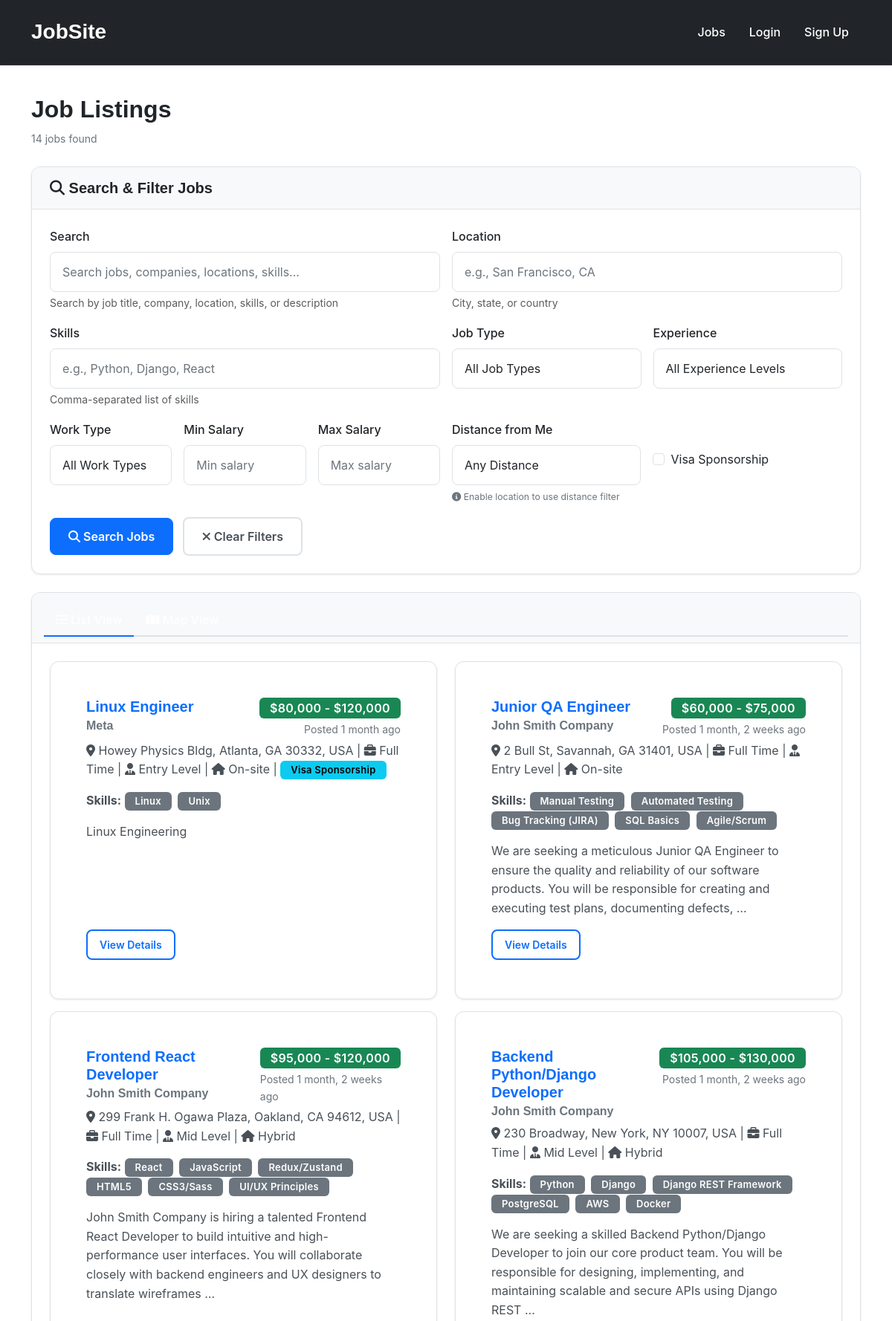
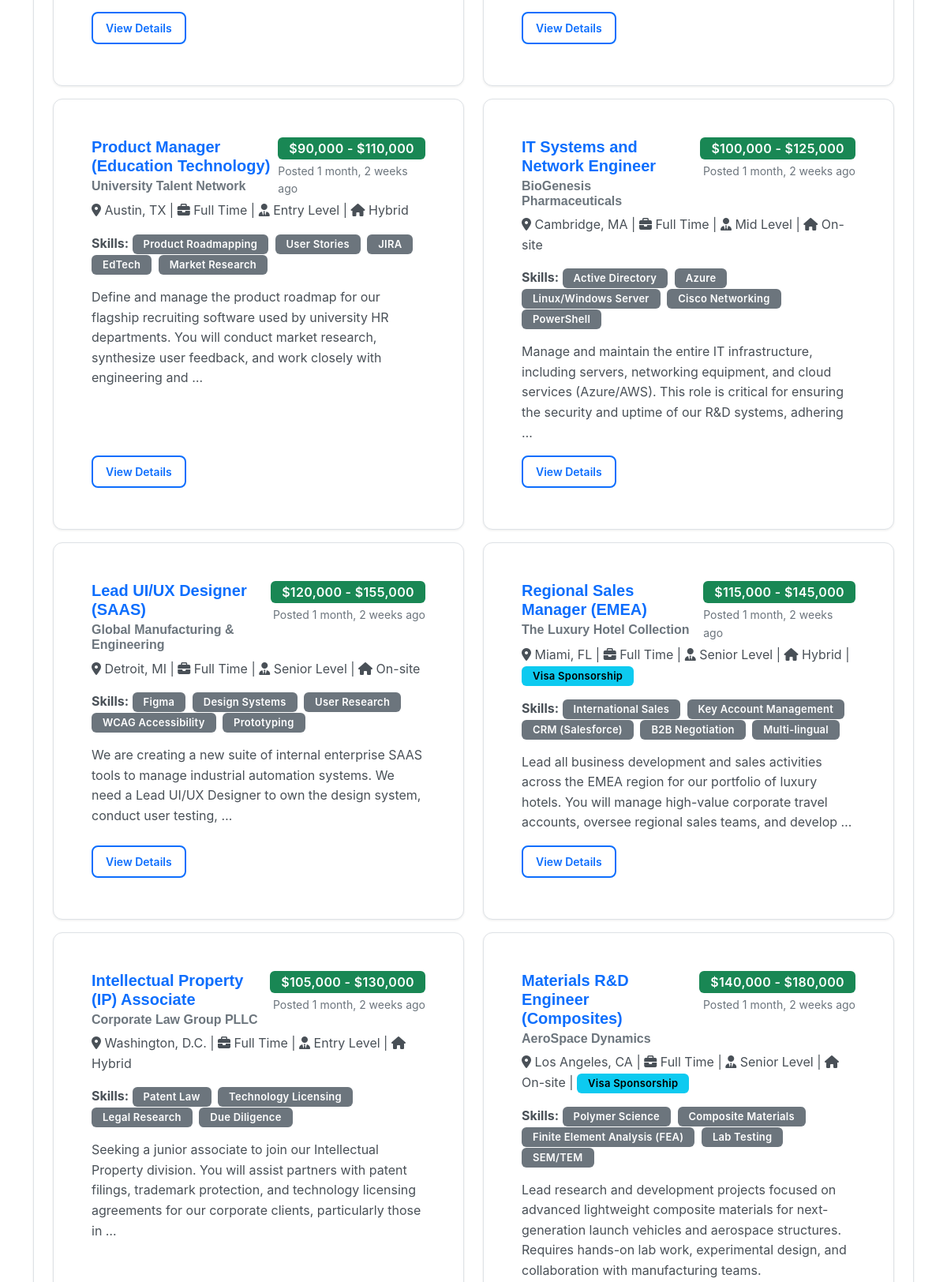
Screenshot of /jobs/ (upper part) with the database file from the repository (2 pictures, top to bottom).
### jobs/models.py (models this page shows, shortened)
class Job(models.Model):
    JOB_TYPES = [
        ('full-time', 'Full Time'),
        ('part-time', 'Part Time'),
        ('contract', 'Contract'),
        ('internship', 'Internship'),
        ('freelance', 'Freelance'),
    ]
    EXPERIENCE_LEVELS = [
        ('entry', 'Entry Level'),
        ('mid', 'Mid Level'),
        ('senior', 'Senior Level'),
        ('executive', 'Executive'),
    ]
    WORK_TYPES = [
        ('remote', 'Remote'),
        ('onsite', 'On-site'),
        ('hybrid', 'Hybrid'),
    ]
    title = models.CharField(max_length=200)
    company = models.CharField(max_length=200)
    location = models.CharField(max_length=200)
    latitude = models.DecimalField(max_digits=10, decimal_places=8, null=True, blank=True,
                                 help_text="Latitude coordinate for map display")
    longitude = models.DecimalField(max_digits=11, decimal_places=8, null=True, blank=True,
                                  help_text="Longitude coordinate for map display")
    job_type = models.CharField(max_length=20, choices=JOB_TYPES, default='full-time')
    experience_level = models.CharField(max_length=20, choices=EXPERIENCE_LEVELS, default='entry')
    work_type = models.CharField(max_length=20, choices=WORK_TYPES, default='onsite')
    skills = models.TextField(blank=True, help_text="Comma-separated list of required skills")
    salary_min = models.DecimalField(max_digits=10, decimal_places=2, null=True, blank=True)
    salary_max = models.DecimalField(max_digits=10, decimal_places=2, null=True, blank=True)
    visa_sponsorship = models.BooleanField(default=False, help_text="Does this position offer visa sponsorship?")
    description = models.TextField()
    requirements = models.TextField()
    benefits = models.TextField(blank=True)
    posted_by = models.ForeignKey(User, on_delete=models.CASCADE, related_name='posted_jobs')
    created_at = models.DateTimeField(default=timezone.now)
    updated_at = models.DateTimeField(auto_now=True)
    is_active = models.BooleanField(default=True)
    application_deadline = models.DateField(null=True, blank=True)
    class Meta:
        ordering = ['-created_at']
    @property
    def salary_range(self):
        if self.salary_min and self.salary_max:
            return f"${self.salary_min:,.0f} - ${self.salary_max:,.0f}"
        elif self.salary_min:
            return f"${self.salary_min:,.0f}+"
        elif self.salary_max:
            return f"Up to ${self.salary_max:,.0f}"
        else:
            return "Salary not specified"
    @property
    def skills_list(self):
        if self.skills:
            return [skill.strip() for skill in self.skills.split(',') if skill.strip()]
        return []
    @property
    def has_coordinates(self):
        return self.latitude is not None and self.longitude is not None

### jobs/views.py (the view, shortened to what this page needs)
# urls.py: path('', views.job_list, name='jobs.list'),
def job_list(request):
    search_form = JobSearchForm(request.GET)
    recommended = request.GET.get("recommended") == "true"
    user_lat = None
    user_lon = None
    if search_form.is_valid():
        user_lat = search_form.cleaned_data.get('user_latitude')
        user_lon = search_form.cleaned_data.get('user_longitude')
    if recommended:
        user_location = None
        if user_lat and user_lon:
            user_location = {'lat': user_lat, 'lng': user_lon}
        jobs = get_recommended_jobs(request, user_location)
    else:
        jobs = Job.objects.filter(is_active=True)
    if search_form.is_valid():
        search_query = search_form.cleaned_data.get('search')
        location = search_form.cleaned_data.get('location')
        if location:
            jobs = jobs.filter(location__icontains=location)
        skills = search_form.cleaned_data.get('skills')
        job_type = search_form.cleaned_data.get('job_type')
        if job_type:
            jobs = jobs.filter(job_type=job_type)
        experience_level = search_form.cleaned_data.get('experience_level')
        if experience_level:
            jobs = jobs.filter(experience_level=experience_level)
        work_type = search_form.cleaned_data.get('work_type')
        if work_type:
            jobs = jobs.filter(work_type=work_type)
        salary_min = search_form.cleaned_data.get('salary_min')
        salary_max = search_form.cleaned_data.get('salary_max')
        if salary_min:
            jobs = jobs.filter(
                models.Q(salary_min__gte=salary_min) |
                models.Q(salary_max__gte=salary_min) |
                models.Q(salary_min__isnull=True, salary_max__gte=salary_min)
            )
        if salary_max:
            jobs = jobs.filter(
                models.Q(salary_max__lte=salary_max) |
                models.Q(salary_min__lte=salary_max) |
                models.Q(salary_max__isnull=True, salary_min__lte=salary_max)
            )
        visa_sponsorship = search_form.cleaned_data.get('visa_sponsorship')
        if visa_sponsorship:
            jobs = jobs.filter(visa_sponsorship=True)
    distance_radius = None
    user_commute_preference = None
    if request.user.is_authenticated:
        try:
            if request.user.profile.is_job_seeker:
                user_commute_preference = request.user.profile.job_seeker_profile.commute_radius
        except:
            pass
    if search_form.is_valid():
        distance_radius = search_form.cleaned_data.get('distance_radius')
    if user_lat and user_lon and not distance_radius and user_commute_preference:
        distance_radius = str(user_commute_preference)
    if user_lat and user_lon and distance_radius:
        jobs = filter_jobs_by_distance(jobs, user_lat, user_lon, distance_radius)
        paginator = Paginator(jobs, 10)
        page_number = request.GET.get('page')
        page_obj = paginator.get_page(page_number)
    else:
        paginator = Paginator(jobs, 10)  # Show 10 jobs per page
        page_number = request.GET.get('page')
        page_obj = paginator.get_page(page_number)
    template_data = {
        'title': 'Recommended Jobs' if recommended else 'Job Listings',
        'page_obj': page_obj,
        'search_form': search_form,
    'total_jobs': page_obj.paginator.count,
        'recommended': recommended,
        'has_distance_filter': bool(user_lat and user_lon and distance_radius),
        'user_location': {'lat': user_lat, 'lng': user_lon} if user_lat and user_lon else None,
        'user_commute_preference': user_commute_preference,
        'using_commute_preference': bool(user_lat and user_lon and distance_radius and str(distance_radius) == str(user_commute_preference)),
    }
    return render(request, 'jobs/job_list.html', {
        'template_data': template_data,
        'google_maps_api_key': settings.GOOGLE_MAPS_API_KEY
    })

### jobs/templates/jobs/job_list.html (shortened to what this page needs)
{% extends 'base.html' %}
{% block content %}
<div class="p-3 mt-4">
  <div class="container">
    <div class="row">
      <div class="col-12">
        <div class="d-flex justify-content-between align-items-center mb-4">
          <div>
            <h2>{% if template_data.recommended %}Recommended Jobs{% else %}Job Listings{% endif %}</h2>
            {% if template_data.total_jobs %}
            <small class="text-muted">{{ template_data.total_jobs }} job{{ template_data.total_jobs|pluralize }}
              found</small>
            {% endif %}
          </div>
        </div>
        <div class="card mb-4">
          <div class="card-header">
            <h5 class="mb-0"><i class="fas fa-search"></i> Search & Filter Jobs</h5>
          </div>
          <div class="card-body">
            <form method="GET" id="jobSearchForm">
              <div class="row g-3 mb-3">
                <div class="col-md-6">
                  <label for="{{ template_data.search_form.search.id_for_label }}" class="form-label">Search</label>
                  {{ template_data.search_form.search }}
                  <div class="form-text">Search by job title, company, location, skills, or description</div>
                </div>
                <div class="col-md-6">
                  <label for="{{ template_data.search_form.location.id_for_label }}" class="form-label">Location</label>
                  {{ template_data.search_form.location }}
                  <div class="form-text">City, state, or country</div>
                </div>
              </div>
              <div class="row g-3 mb-3">
                <div class="col-md-6">
                  <label for="{{ template_data.search_form.skills.id_for_label }}" class="form-label">Skills</label>
                  {{ template_data.search_form.skills }}
                  <div class="form-text">Comma-separated list of skills</div>
                </div>
                <div class="col-md-3">
                  <label for="{{ template_data.search_form.job_type.id_for_label }}" class="form-label">Job Type</label>
                  {{ template_data.search_form.job_type }}
                </div>
                <div class="col-md-3">
                  <label for="{{ template_data.search_form.experience_level.id_for_label }}"
                    class="form-label">Experience</label>
                  {{ template_data.search_form.experience_level }}
                </div>
              </div>
              <div class="row g-3 mb-3">
                <div class="col-md-2">
                  <label for="{{ template_data.search_form.work_type.id_for_label }}" class="form-label">Work
                    Type</label>
                  {{ template_data.search_form.work_type }}
                </div>
                <div class="col-md-2">
                  <label for="{{ template_data.search_form.salary_min.id_for_label }}" class="form-label">Min
                    Salary</label>
                  {{ template_data.search_form.salary_min }}
                </div>
                <div class="col-md-2">
                  <label for="{{ template_data.search_form.salary_max.id_for_label }}" class="form-label">Max
                    Salary</label>
                  {{ template_data.search_form.salary_max }}
                </div>
                <div class="col-md-3">
                  <label for="{{ template_data.search_form.distance_radius.id_for_label }}" class="form-label">Distance
                    from Me</label>
                  {{ template_data.search_form.distance_radius }}
                  <div class="form-text">
                    <small id="distance-status" class="text-muted">
                      <i class="fas fa-info-circle"></i> Enable location to use distance filter
                    </small>
                  </div>
                </div>
                <div class="col-md-3">
                  <div class="form-check mt-md-4 pt-md-3">
                    {{ template_data.search_form.visa_sponsorship }}
                    <label for="{{ template_data.search_form.visa_sponsorship.id_for_label }}" class="form-check-label">
                      Visa Sponsorship
                    </label>
                  </div>
                </div>
              </div>
              <div class="row g-3">
                <div class="col-12">
                  <button type="submit" class="btn btn-primary me-2">
                    <i class="fas fa-search"></i> Search Jobs
                  </button>
                  <a href="{% url 'jobs.list' %}" class="btn btn-outline-secondary">
                    <i class="fas fa-times"></i> Clear Filters
                  </a>
                </div>
              </div>
            </form>
          </div>
        </div>
        <div class="card mb-4">
          <div class="card-header">
            <ul class="nav nav-tabs card-header-tabs" id="jobViewTabs" role="tablist">
              <li class="nav-item" role="presentation">
                <button class="nav-link active" id="list-tab" data-bs-toggle="tab" data-bs-target="#list-view"
                  type="button" role="tab" aria-controls="list-view" aria-selected="true">
                  <i class="fas fa-list"></i> List View
                </button>
              </li>
              <li class="nav-item" role="presentation">
                <button class="nav-link" id="map-tab" data-bs-toggle="tab" data-bs-target="#map-view" type="button"
                  role="tab" aria-controls="map-view" aria-selected="false">
                  <i class="fas fa-map"></i> Map View
                </button>
              </li>
            </ul>
          </div>
          <div class="card-body">
            <div class="tab-content" id="jobViewTabContent">
              <div class="tab-pane fade show active" id="list-view" role="tabpanel" aria-labelledby="list-tab">
                {% if template_data.page_obj %}
                <div class="row">
                  {% for job in template_data.page_obj %}
                  <div class="col-lg-6 mb-3">
                    <div class="card job-card h-100">
                      <div class="card-body d-flex flex-column">
                        <div class="row">
                          <div class="col-md-12">
                            <div class="d-flex gap-2 justify-content-between">
                              <div>
                                <h4 class="job-title">
                                  <a href="{% url 'jobs.detail' job.id %}" class="text-decoration-none">
                                    {{ job.title }}
                                  </a>
                                </h4>
                                <h6 class="card-subtitle mb-1 text-muted">{{ job.company }}</h6>
                              </div>
                              <div class="d-flex flex-column align-items-end">
                                <span class="badge bg-success fs-6 mb-1">{{ job.salary_range }}</span>
                                <small class="text-muted">Posted {{ job.created_at|timesince }} ago</small>
                              </div>
                            </div>
                          </div>
                        </div>
                        <div class="row d-flex flex-column flex-grow-1 my-1">
                          <div class="col-md-12 flex-grow-1">
                            <p class="card-text">
                              <i class="fas fa-map-marker-alt"></i> {{ job.location }}
                              |
                              <i class="fas fa-briefcase"></i> {{ job.get_job_type_display }} |
                              <i class="fas fa-user-tie"></i> {{ job.get_experience_level_display }} |
                              <i class="fas fa-home"></i> {{ job.get_work_type_display }}
                              {% if job.visa_sponsorship %}
                              | <span class="badge bg-info">Visa Sponsorship</span>
                              {% endif %}
                            </p>
                            {% if job.skills_list %}
                            <p class="card-text">
                              <strong>Skills:</strong>
                              {% for skill in job.skills_list %}
                              <span class="badge bg-secondary skill-badge me-1">{{ skill }}</span>
                              {% endfor %}
                            </p>
                            {% endif %}
                            <p class="card-text">{{ job.description|truncatewords:30 }}</p>
                          </div>
                          <div class="col-md-12">
                            <div class="mt-3">
                              <a href="{% url 'jobs.detail' job.id %}" class="btn btn-outline-primary btn-sm me-2">
                                View Details
                              </a>
                            </div>
                          </div>
                        </div>
                      </div>
                    </div>
                  </div>
                  {% endfor %}
                </div>
                {% endif %}
              </div>
            </div>
          </div>
        </div>
      </div>
    </div>
  </div>
</div>
{% endblock content %}

### rows the page displays
Job: title "Linux Engineer", company "Meta", salary_range "$80,000 - $120,000", created_at "1 month", location "Howey Physics Bldg, Atlanta, GA 30332, USA", job_type "Full Time", experience_level "Entry Level", work_type "On-site", visa_sponsorship "Visa Sponsorship", skills_list "Linux" "Unix", description "Linux Engineering"
Job: title "Junior QA Engineer", company "John Smith Company", salary_range "$60,000 - $75,000", created_at "1 month, 2 weeks", location "2 Bull St, Savannah, GA 31401, USA", job_type "Full Time", experience_level "Entry Level", work_type "On-site", skills_list "Manual Testing" "Automated Testing" "Bug Tracking (JIRA)" "SQL Basics" "Agile/Scrum", description "We are seeking a meticulous Junior QA Engineer to ensure the quality and reliability of our software products. You will be responsible for creating and executing test plans, documenting defects, …"
Job: title "Frontend React Developer", company "John Smith Company", salary_range "$95,000 - $120,000", created_at "1 month, 2 weeks", location "299 Frank H. Ogawa Plaza, Oakland, CA 94612, USA", job_type "Full Time", experience_level "Mid Level", work_type "Hybrid", skills_list "React" "JavaScript" "Redux/Zustand" "HTML5" "CSS3/Sass" "UI/UX Principles", description "John Smith Company is hiring a talented Frontend React Developer to build intuitive and high-performance user interfaces. You will collaborate closely with backend engineers and UX designers to translate wireframes …"
Job: title "Backend Python/Django Developer", company "John Smith Company", salary_range "$105,000 - $130,000", created_at "1 month, 2 weeks", location "230 Broadway, New York, NY 10007, USA", job_type "Full Time", experience_level "Mid Level", work_type "Hybrid", skills_list "Python" "Django" "Django REST Framework" "PostgreSQL" "AWS" "Docker", description "We are seeking a skilled Backend Python/Django Developer to join our core product team. You will be responsible for designing, implementing, and maintaining scalable and secure APIs using Django REST …"
Job: title "Product Manager (Education Technology)", company "University Talent Network", salary_range "$90,000 - $110,000", created_at "1 month, 2 weeks", location "Austin, TX", job_type "Full Time", experience_level "Entry Level", work_type "Hybrid", skills_list "Product Roadmapping" "User Stories" "JIRA" "EdTech" "Market Research", description "Define and manage the product roadmap for our flagship recruiting software used by university HR departments. You will conduct market research, synthesize user feedback, and work closely with engineering and …"
Job: title "IT Systems and Network Engineer", company "BioGenesis Pharmaceuticals", salary_range "$100,000 - $125,000", created_at "1 month, 2 weeks", location "Cambridge, MA", job_type "Full Time", experience_level "Mid Level", work_type "On-site", skills_list "Active Directory" "Azure" "Linux/Windows Server" "Cisco Networking" "PowerShell", description "Manage and maintain the entire IT infrastructure, including servers, networking equipment, and cloud services (Azure/AWS). This role is critical for ensuring the security and uptime of our R&D systems, adhering …"
Job: title "Lead UI/UX Designer (SAAS)", company "Global Manufacturing & Engineering", salary_range "$120,000 - $155,000", created_at "1 month, 2 weeks", location "Detroit, MI", job_type "Full Time", experience_level "Senior Level", work_type "On-site", skills_list "Figma" "Design Systems" "User Research" "WCAG Accessibility" "Prototyping", description "We are creating a new suite of internal enterprise SAAS tools to manage industrial automation systems. We need a Lead UI/UX Designer to own the design system, conduct user testing, …"
Job: title "Regional Sales Manager (EMEA)", company "The Luxury Hotel Collection", salary_range "$115,000 - $145,000", created_at "1 month, 2 weeks", location "Miami, FL", job_type "Full Time", experience_level "Senior Level", work_type "Hybrid", visa_sponsorship "Visa Sponsorship", skills_list "International Sales" "Key Account Management" "CRM (Salesforce)" "B2B Negotiation" "Multi-lingual", description "Lead all business development and sales activities across the EMEA region for our portfolio of luxury hotels. You will manage high-value corporate travel accounts, oversee regional sales teams, and develop …"
Job: title "Intellectual Property (IP) Associate", company "Corporate Law Group PLLC", salary_range "$105,000 - $130,000", created_at "1 month, 2 weeks", location "Washington, D.C.", job_type "Full Time", experience_level "Entry Level", work_type "Hybrid", skills_list "Patent Law" "Technology Licensing" "Legal Research" "Due Diligence", description "Seeking a junior associate to join our Intellectual Property division. You will assist partners with patent filings, trademark protection, and technology licensing agreements for our corporate clients, particularly those in …"
Job: title "Materials R&D Engineer (Composites)", company "AeroSpace Dynamics", salary_range "$140,000 - $180,000", created_at "1 month, 2 weeks", location "Los Angeles, CA", job_type "Full Time", experience_level "Senior Level", work_type "On-site", visa_sponsorship "Visa Sponsorship", skills_list "Polymer Science" "Composite Materials" "Finite Element Analysis (FEA)" "Lab Testing" "SEM/TEM", description "Lead research and development projects focused on advanced lightweight composite materials for next-generation launch vehicles and aerospace structures. Requires hands-on lab work, experimental design, and collaboration with manufacturing teams."

### other values shown
{{ template_data.total_jobs }} "14"
